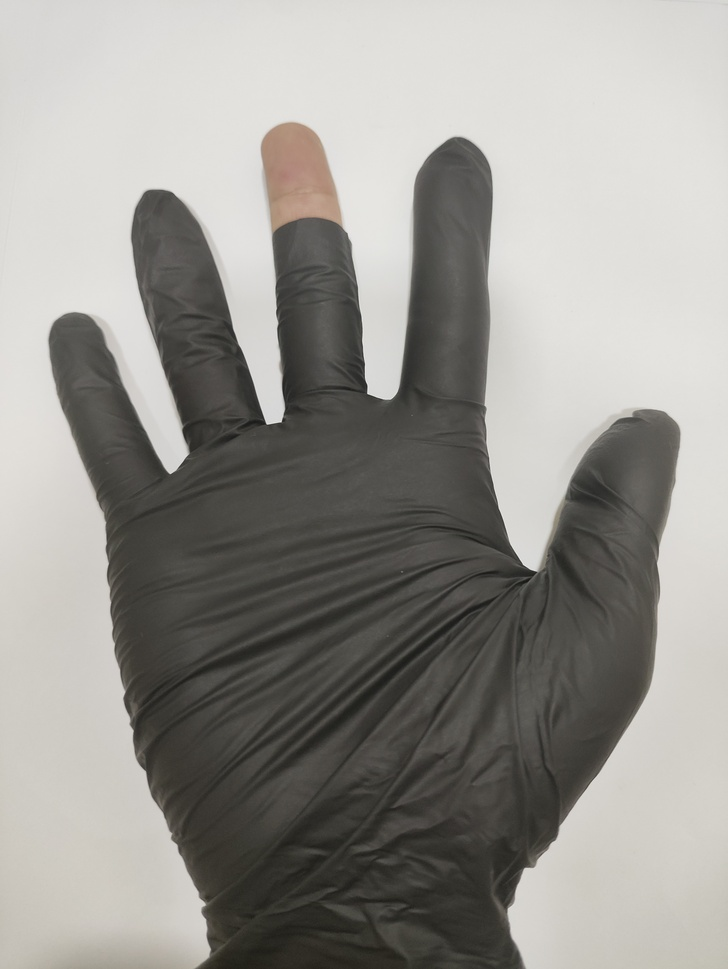
#> input picture img/Finger_Not_Enough/Nitrile_Finger_Not_Enough_1.jpg, 728 x 969 px, shrunk from 3472 x 4624 before the run
$ python -i segmentation.py   (imports and definitions only)
#> lines starting #> are read from the running program, lines starting #| are printed output that depends on the picture; after the words box and inside, x2 and y2 are one past the last pixel; in counts of white or black regions, pixels touching at a corner belong together
from __future__ import annotations

from dataclasses import dataclass
from typing import List, Optional, Tuple

import cv2
import numpy as np

from .config import SegmentationConfig


@dataclass
class SegmentationResult:
    mask: np.ndarray
    mask_raw: np.ndarray
    contour: np.ndarray
    bbox: Tuple[int, int, int, int]
    area: float
    cue: str = "unknown"

    @property
    def holes_mask(self) -> np.ndarray:
        return cv2.subtract(self.mask, self.mask_raw)


# [10 lines left out: function estimate_background_lab, not called in this run]


def _background_surface(image: np.ndarray, border_fraction: float):
    lab = cv2.cvtColor(image, cv2.COLOR_BGR2LAB).astype(np.float32)
    h, w = lab.shape[:2]
    b = max(3, int(round(min(h, w) * border_fraction)))

    border = np.zeros((h, w), bool)
    border[:b, :] = True
    border[-b:, :] = True
    border[:, :b] = True
    border[:, -b:] = True

    ys, xs = np.where(border)
    values = lab[border]
    median = np.median(values, axis=0)
    chroma = np.linalg.norm(values[:, 1:] - median[1:], axis=1)
    light = np.abs(values[:, 0] - median[0])
    keep = (chroma <= np.percentile(chroma, 70)) & (light <= np.percentile(light, 75))
    if np.count_nonzero(keep) < 300:
        keep[:] = True

    x = xs[keep].astype(np.float32) / max(w - 1, 1)
    y = ys[keep].astype(np.float32) / max(h - 1, 1)
    design = np.stack([np.ones_like(x), x, y, x * x, y * y, x * y], axis=1)

    yy, xx = np.mgrid[0:h, 0:w].astype(np.float32)
    xn = xx / max(w - 1, 1)
    yn = yy / max(h - 1, 1)
    full = np.stack([np.ones_like(xn), xn, yn, xn * xn, yn * yn, xn * yn], axis=-1)

    model = np.zeros_like(lab)
    for ch in range(3):
        coef, *_ = np.linalg.lstsq(design, values[keep, ch], rcond=None)
        model[:, :, ch] = np.tensordot(full, coef, axes=([2], [0]))
    return lab, model


def _texture(image: np.ndarray, window: int) -> np.ndarray:
    l = cv2.cvtColor(image, cv2.COLOR_BGR2LAB)[:, :, 0].astype(np.float32)
    mean = cv2.blur(l, (window, window))
    mean2 = cv2.blur(l * l, (window, window))
    return np.sqrt(np.maximum(mean2 - mean * mean, 0.0))


def _cleanup(mask: np.ndarray, cfg: SegmentationConfig) -> np.ndarray:
    op = cv2.getStructuringElement(cv2.MORPH_ELLIPSE, (cfg.open_kernel, cfg.open_kernel))
    cl = cv2.getStructuringElement(cv2.MORPH_ELLIPSE, (cfg.close_kernel, cfg.close_kernel))
    out = cv2.morphologyEx(mask, cv2.MORPH_OPEN, op)
    return cv2.morphologyEx(out, cv2.MORPH_CLOSE, cl)


def _largest(mask: np.ndarray):
    contours, _ = cv2.findContours(mask, cv2.RETR_EXTERNAL, cv2.CHAIN_APPROX_NONE)
    if not contours:
        return None, None
    contour = max(contours, key=cv2.contourArea)
    solid = np.zeros_like(mask)
    cv2.drawContours(solid, [contour], -1, 255, cv2.FILLED)
    return solid, contour


def _candidate(mask: np.ndarray, cue: str, cfg: SegmentationConfig):
    cleaned = _cleanup(mask, cfg)
    count, labels, stats, centres = cv2.connectedComponentsWithStats(cleaned)
    if count <= 1:
        return None

    h, w = cleaned.shape
    best = None
    for label in range(1, count):
        area = int(stats[label, cv2.CC_STAT_AREA])
        if area < 0.03 * h * w:
            continue
        cx, cy = centres[label]
        centre_penalty = ((cx - w / 2) / w) ** 2 + ((cy - h / 2) / h) ** 2
        score = area / float(h * w) - 0.20 * centre_penalty
        if best is None or score > best[0]:
            best = (score, label)
    if best is None:
        return None

    raw = np.where(labels == best[1], 255, 0).astype(np.uint8)
    solid, contour = _largest(raw)
    if contour is None:
        return None
    area = float(cv2.contourArea(contour))
    frac = area / float(h * w)
    if not (cfg.min_area_fraction <= frac <= cfg.max_area_fraction):
        return None
    return SegmentationResult(solid, raw, contour, cv2.boundingRect(contour), area, cue)


def _tip_count(mask: np.ndarray, contour: np.ndarray) -> int:
    dist = cv2.distanceTransform(mask, cv2.DIST_L2, 5)
    _, radius, _, centre = cv2.minMaxLoc(dist)
    if radius <= 1:
        return 0

    hull = cv2.convexHull(contour)
    points = []
    for p in hull[:, 0]:
        x, y = int(p[0]), int(p[1])
        d = float(np.hypot(x - centre[0], y - centre[1]))
        if d >= 1.35 * radius:
            points.append((d, (x, y)))
    points.sort(reverse=True)

    kept = []
    gap = 0.45 * radius
    for _, p in points:
        if all(np.hypot(p[0] - q[0], p[1] - q[1]) >= gap for q in kept):
            kept.append(p)
        if len(kept) >= 5:
            break
    return len(kept)


def _quality(image: np.ndarray, seg, residual_l: np.ndarray,
             residual_c: np.ndarray, texture: np.ndarray) -> float:
    if seg is None:
        return -999.0

    h, w = image.shape[:2]
    active = seg.mask > 0
    if not np.any(active):
        return -999.0

    shadow = (residual_l < -18) & (residual_c < 3.5)
    smooth_bg = (residual_c < 2.8) & (texture < np.percentile(texture, 45))
    shadow_frac = float(np.mean(shadow[active]))
    bg_frac = float(np.mean(smooth_bg[active]))
    border_count = (np.count_nonzero(active[0, :]) + np.count_nonzero(active[-1, :])
                    + np.count_nonzero(active[:, 0]) + np.count_nonzero(active[:, -1]))
    border_frac = border_count / max(2.0 * (h + w), 1.0)

    x, y, bw, bh = seg.bbox
    span = 0.5 * (bw / w + bh / h)
    tips = _tip_count(seg.mask, seg.contour)
    area_frac = seg.area / float(h * w)

    gray = cv2.cvtColor(image, cv2.COLOR_BGR2GRAY)
    edges = cv2.dilate(cv2.Canny(gray, 40, 120), np.ones((3, 3), np.uint8))
    boundary = np.zeros((h, w), np.uint8)
    cv2.drawContours(boundary, [seg.contour], -1, 255, 2)
    edge_support = np.count_nonzero((boundary > 0) & (edges > 0)) / max(np.count_nonzero(boundary), 1)

    return (
        1.2 * span
        + 0.13 * min(tips, 5)
        + 0.8 * edge_support
        - 3.0 * shadow_frac
        - 2.0 * bg_frac
        - 5.0 * border_frac
        - 1.2 * abs(area_frac - 0.28)
    )


def _skin_mask(image: np.ndarray) -> np.ndarray:
    hsv = cv2.cvtColor(image, cv2.COLOR_BGR2HSV)
    ycc = cv2.cvtColor(image, cv2.COLOR_BGR2YCrCb)
    hue, sat, val = cv2.split(hsv)
    _, cr, cb = cv2.split(ycc)

    mask = (
        (hue <= 25)
        & (sat >= 25)
        & (sat <= 180)
        & (val >= 75)
        & (cr >= 133)
        & (cr <= 180)
        & (cb >= 70)
        & (cb <= 135)
    ).astype(np.uint8) * 255

    mask = cv2.morphologyEx(mask, cv2.MORPH_OPEN,
                            cv2.getStructuringElement(cv2.MORPH_ELLIPSE, (5, 5)))
    return cv2.morphologyEx(mask, cv2.MORPH_CLOSE,
                            cv2.getStructuringElement(cv2.MORPH_ELLIPSE, (11, 11)))


def find_forearm_component(image: np.ndarray, glove_mask: np.ndarray):
    skin = _skin_mask(image)
    h, w = glove_mask.shape
    count, labels, stats, _ = cv2.connectedComponentsWithStats(skin)

    pad = max(9, int(round(0.035 * min(h, w))))
    near = cv2.dilate(
        glove_mask,
        cv2.getStructuringElement(cv2.MORPH_ELLIPSE, (2 * pad + 1, 2 * pad + 1)),
    ) > 0

    best = None
    for label in range(1, count):
        x, y, bw, bh, area = map(int, stats[label])
        if area < 0.003 * h * w:
            continue
        comp = labels == label
        close = int(np.count_nonzero(comp & near))
        if close < max(20, int(0.002 * h * w)):
            continue

        contacts = {
            "top": int(np.count_nonzero(comp[0, :])),
            "bottom": int(np.count_nonzero(comp[-1, :])),
            "left": int(np.count_nonzero(comp[:, 0])),
            "right": int(np.count_nonzero(comp[:, -1])),
        }
        side = max(contacts, key=contacts.get)
        border = contacts[side]
        if border <= 0:
            continue

        score = close + 0.25 * area + 20.0 * border
        if best is None or score > best[0]:
            best = (score, side, comp, (x, y, bw, bh), contacts)

    if best is not None:
        _, side, comp, bbox, contacts = best
        return side, comp.astype(np.uint8) * 255, bbox, contacts

    contours, _ = cv2.findContours(glove_mask, cv2.RETR_EXTERNAL, cv2.CHAIN_APPROX_SIMPLE)
    if not contours:
        return "bottom", None, None, {"top": 0, "bottom": 0, "left": 0, "right": 0}

    x, y, bw, bh = cv2.boundingRect(max(contours, key=cv2.contourArea))
    gaps = {"top": y, "bottom": h - y - bh, "left": x, "right": w - x - bw}
    side = min(gaps, key=gaps.get)
    return side, None, None, {"top": 0, "bottom": 0, "left": 0, "right": 0}


def _trim_arm(mask: np.ndarray, image: np.ndarray) -> np.ndarray:
    side, component, _, _ = find_forearm_component(image, mask)
    if component is None:
        return mask

    h, w = mask.shape
    out = mask.copy()
    skin = component > 0

    if side in ("top", "bottom"):
        ratios = np.zeros(h, np.float32)
        for y in range(h):
            row = mask[y] > 0
            ratios[y] = np.count_nonzero(skin[y] & row) / max(np.count_nonzero(row), 1)
        order = range(h - 1, -1, -1) if side == "bottom" else range(h)
    else:
        ratios = np.zeros(w, np.float32)
        for x in range(w):
            col = mask[:, x] > 0
            ratios[x] = np.count_nonzero(skin[:, x] & col) / max(np.count_nonzero(col), 1)
        order = range(w - 1, -1, -1) if side == "right" else range(w)

    seen = False
    streak = 0
    cut = None
    for pos in order:
        ratio = float(ratios[pos])
        if ratio > 0.45:
            seen = True
            streak = 0
        elif seen and ratio < 0.20:
            streak += 1
            if streak >= 8:
                cut = pos
                break
        else:
            streak = 0

    if cut is None:
        return out

    margin = max(2, int(round(0.012 * (h if side in ("top", "bottom") else w))))
    if side == "bottom":
        out[min(h, cut + 8 + margin):, :] = 0
    elif side == "top":
        out[:max(0, cut - 8 - margin), :] = 0
    elif side == "right":
        out[:, min(w, cut + 8 + margin):] = 0
    else:
        out[:, :max(0, cut - 8 - margin)] = 0
    return out


# [43 lines left out: functions _grow_light_mask, _edge_repair, not called in this run]


def _fill_small_holes(raw: np.ndarray, solid: np.ndarray,
                      cfg: SegmentationConfig, area: float) -> np.ndarray:
    holes = cv2.subtract(solid, raw)
    contours, _ = cv2.findContours(holes, cv2.RETR_EXTERNAL, cv2.CHAIN_APPROX_SIMPLE)
    out = raw.copy()
    limit = cfg.min_hole_area_fraction * area
    for contour in contours:
        if cv2.contourArea(contour) < limit:
            cv2.drawContours(out, [contour], -1, 255, cv2.FILLED)
    return out


def _finalise(mask: np.ndarray, cue: str, cfg: SegmentationConfig):
    cleaned = cv2.morphologyEx(mask, cv2.MORPH_OPEN,
                               cv2.getStructuringElement(cv2.MORPH_ELLIPSE, (3, 3)))
    count, labels, stats, centres = cv2.connectedComponentsWithStats(cleaned)
    if count <= 1:
        return None

    h, w = cleaned.shape
    best = None
    for label in range(1, count):
        area = int(stats[label, cv2.CC_STAT_AREA])
        if area < 0.02 * h * w:
            continue
        cx, cy = centres[label]
        centre_penalty = ((cx - w / 2) / w) ** 2 + ((cy - h / 2) / h) ** 2
        score = area / float(h * w) - 0.20 * centre_penalty
        if best is None or score > best[0]:
            best = (score, label)
    if best is None:
        return None

    raw = np.where(labels == best[1], 255, 0).astype(np.uint8)
    solid, contour = _largest(raw)
    if contour is None:
        return None

    area = float(cv2.contourArea(contour))
    if area < cfg.min_area_fraction * h * w:
        return None

    raw = _fill_small_holes(raw, solid, cfg, area)
    return SegmentationResult(solid, raw, contour, cv2.boundingRect(contour), area, cue)


def segment_glove(image: np.ndarray, config: Optional[SegmentationConfig] = None,
                  mode: str = "default") -> Optional[SegmentationResult]:
    cfg = config or SegmentationConfig()
    lab, model = _background_surface(image, cfg.illumination_border_fraction)
    hsv = cv2.cvtColor(image, cv2.COLOR_BGR2HSV)
    texture = _texture(image, cfg.texture_window)

    residual_l = lab[:, :, 0] - model[:, :, 0]
    residual_c = np.linalg.norm(lab[:, :, 1:] - model[:, :, 1:], axis=2)

    centre = hsv[
        image.shape[0] // 3:2 * image.shape[0] // 3,
        image.shape[1] // 3:2 * image.shape[1] // 3,
        2,
    ]
    light_glove = float(np.median(centre)) > 105.0

    abs_score = np.sqrt((residual_l / 8.0) ** 2 + (residual_c / 4.0) ** 2)
    abs_u8 = cv2.normalize(abs_score, None, 0, 255, cv2.NORM_MINMAX).astype(np.uint8)
    _, abs_mask = cv2.threshold(abs_u8, 0, 255, cv2.THRESH_BINARY + cv2.THRESH_OTSU)

    if light_glove:
        signed = (((residual_l > 12.0) & (residual_c > 2.5))
                  | ((residual_c > 4.5) & (residual_l > -12.0)))
        signed &= ~((residual_c < 3.0) & (texture < np.percentile(texture, 50)))
    else:
        signed = ((residual_l < -28.0) | ((residual_c > 5.0) & (residual_l < -8.0)))
    signed = signed.astype(np.uint8) * 255

    saturation = hsv[:, :, 1]
    value = hsv[:, :, 2]
    _, s_mask = cv2.threshold(saturation, 0, 255, cv2.THRESH_BINARY + cv2.THRESH_OTSU)
    _, v_mask = cv2.threshold(value, 0, 255, cv2.THRESH_BINARY + cv2.THRESH_OTSU)

    masks = [
        ("signed", signed),
        ("background", abs_mask),
        ("saturation", s_mask),
        ("value", v_mask),
        ("value_inverted", cv2.bitwise_not(v_mask)),
    ]

    candidates = []
    for name, mask in masks:
        seg = _candidate(mask, name, cfg)
        if seg is not None:
            candidates.append((name, seg, _quality(image, seg, residual_l, residual_c, texture)))
    if not candidates:
        return None

    candidates.sort(key=lambda x: x[2], reverse=True)
    name, selected, _ = candidates[0]

    raw = selected.mask_raw.copy()
    area_fraction = selected.area / float(image.shape[0] * image.shape[1])
    if not light_glove:
        raw = _trim_arm(raw, image)
    elif mode == "beading":
        raw = _edge_repair(image, raw)
    elif area_fraction < 0.18:
        raw = _grow_light_mask(raw, residual_l, residual_c)

    result = _finalise(raw, name, cfg)
    return result if result is not None else selected

>>> import cv2
>>> picture = cv2.imread('../../img/Finger_Not_Enough/Nitrile_Finger_Not_Enough_1.jpg')
#> picture is the input picture: shape (969, 728, 3); mean B, G, R 144.7, 149.6, 151.4
>>> result = segment_glove(picture)
#> in _background_surface, `lab = cv2.cvtColor(image, cv2.COLOR_BGR2LAB).astype(np.float32)`:
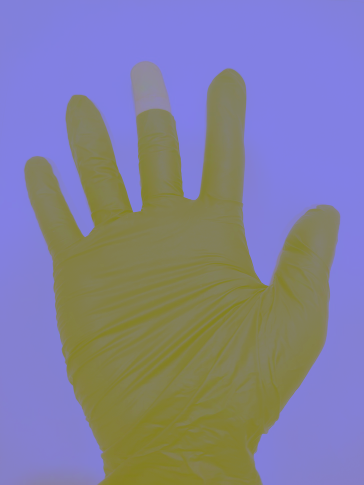
#> lab: shape (969, 728, 3) float32 (shown at 1/2 size); mean B, G, R 154.4, 128.1, 130.5
#> in _background_surface, `median = np.median(values, axis=0)`: median = [220, 128, 131]
#> the loop in _background_surface, `for ch in range(3):` made 3 passes
#> coef on passes 1 to 3: [219.4, 26.9, 28.97, -26.06, -54.87, 5.95], [128.1, -0.51, -0.811, 0.461, 0.885, -0.114], [129.9, -0.274, 1.13, 0.378, 2.06, -0.732]
#> in segment_glove, `centre = hsv[ image.shape[0] // 3:2 * image.shape[0] // 3, image.shape..`:
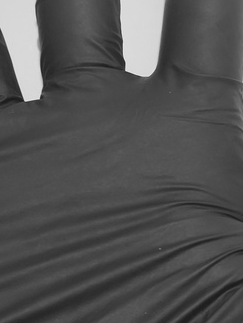
#> centre: shape (323, 243); min 27, max 240, mean 82.5
#> in segment_glove, `light_glove = float(np.median(centre)) > 105.0`: light_glove = False
#> in segment_glove, `_, v_mask = cv2.threshold(value, 0, 255, cv2.THRESH_BINARY + cv2.THRES..`:
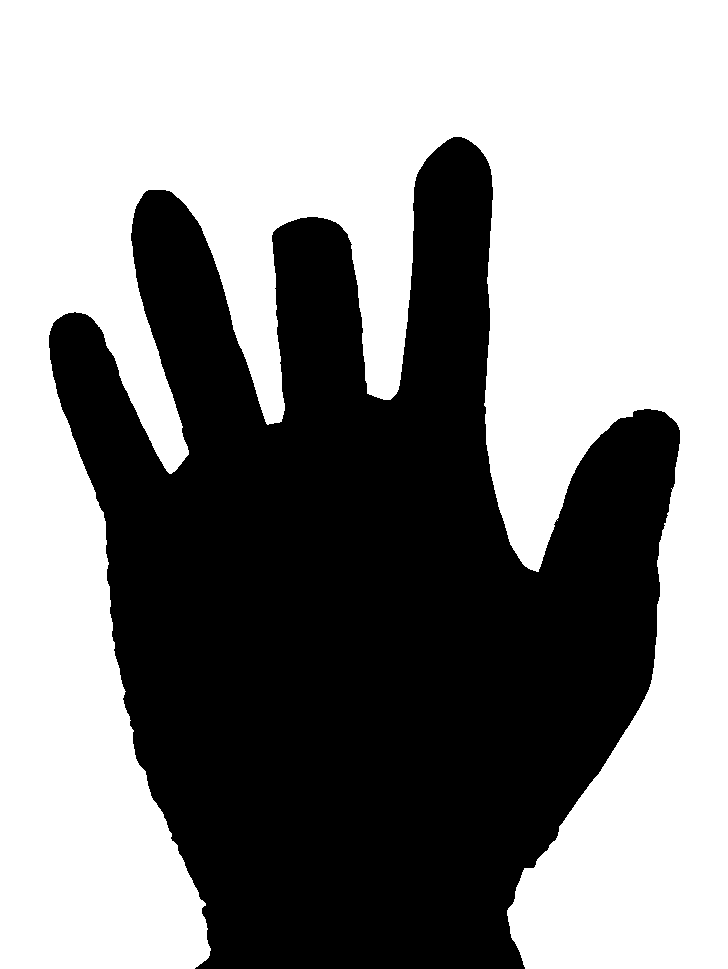
#> v_mask: shape (969, 728); 55.6% white; 1 black region, box (x1, y1, x2, y2) and area: (49, 137, 680, 969) 313220
#> the loop in segment_glove, `for name, mask in masks:` made 5 passes
#> (name, count in _candidate, stats in _candidate, centres in _candidate, area in _candidate, frac in _candidate, shadow_frac in _quality, bg_frac in _quality) on passes 2, 5: ('background', 2, [[0, 0, 728, 969, 388169], [49, 127, 631, 842, 317263]], [[368.9, 394.4], [356.9, 593.7]], 315280, 0.447, 0.986, 0.00157), ('value_inverted', 2, [[0, 0, 728, 969, 392160], [49, 137, 631, 832, 313272]], [[368.2, 391.9], [357.7, 599.3]], 311435.5, 0.441, 0.998, 0.00159)
#> pass 1, in _candidate, `count, labels, stats, centres = cv2.connectedComponentsWithStats(clean..`:
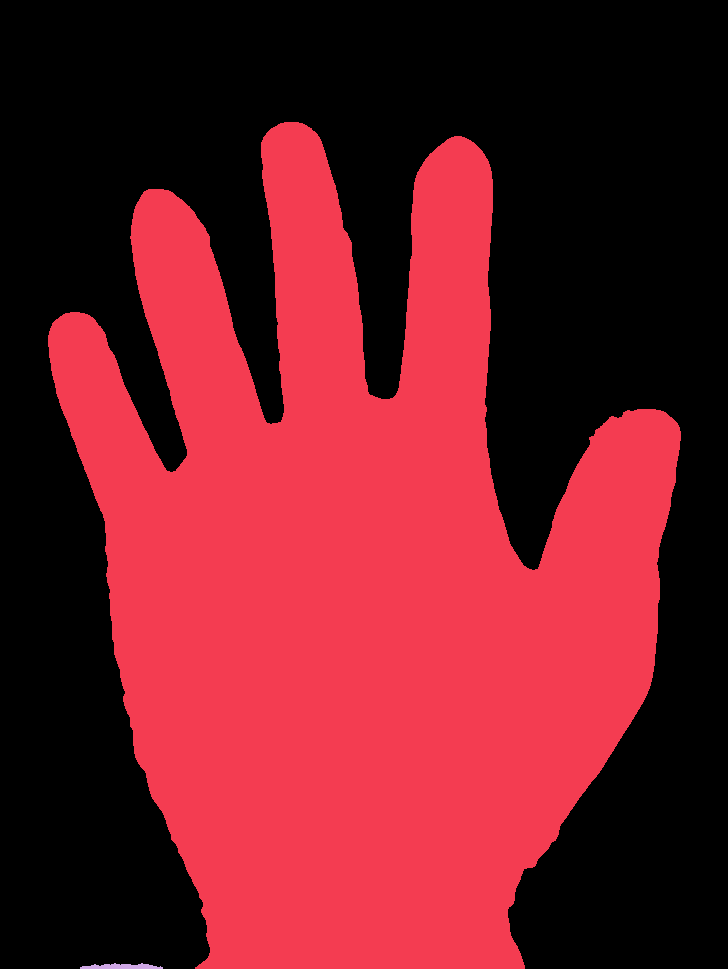
#> labels: shape (969, 728) int32; 3 distinct labels, from 0 to 2; one colour per label, 0 black
#> after the loop in segment_glove, `for name, mask in masks:`: candidates = 5 items
#> in segment_glove, `name, selected, _ = candidates[0]`: name = 'signed'
#> in segment_glove, `area_fraction = selected.area / float(image.shape[0] * image.shape[1])`: area_fraction = 0.455
#> in find_forearm_component, `count, labels, stats, _ = cv2.connectedComponentsWithStats(skin)`: count = 2; stats = [[0, 0, 728, 969, 699017], [261, 122, 82, 110, 6415]]
#> in find_forearm_component, `near = cv2.dilate( glove_mask, cv2.getStructuringElement(cv2.MORPH_ELL..`:
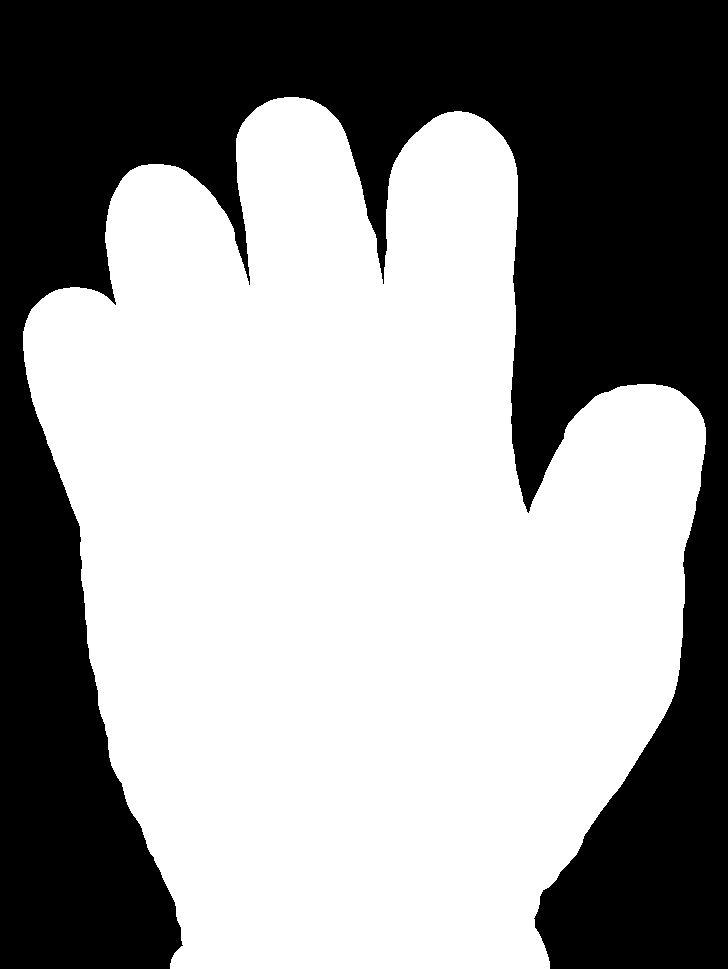
#> near: shape (969, 728) bool; 58.7% white; 1 black region, box (x1, y1, x2, y2) and area: (0, 0, 728, 969) 291614
#> the loop in find_forearm_component, `for label in range(1, count):` made 1 pass
#> (x, y, bw, bh, area, close, contacts, side) on pass 1: (261, 122, 82, 110, 6415, 6415, {'top': 0, 'bottom': 0, 'left': 0, 'right': 0}, 'top')
#> in find_forearm_component, `contours, _ = cv2.findContours(glove_mask, cv2.RETR_EXTERNAL, cv2.CHAI..`: contours = 1 contour; box (x1, y1, x2, y2) and area: (48, 122, 681, 969) 320944
#> in find_forearm_component, `x, y, bw, bh = cv2.boundingRect(max(contours, key=cv2.contourArea))`: x = 48; bw = 633; bh = 847
#> in find_forearm_component, `gaps = {"top": y, "bottom": h - y - bh, "left": x, "right": w - x - bw}`: gaps = {'top': 122, 'bottom': 0, 'left': 48, 'right': 47}
#> in find_forearm_component, `side = min(gaps, key=gaps.get)`: side = 'bottom'
#> in _finalise, `count, labels, stats, centres = cv2.connectedComponentsWithStats(clean..`: count = 2; stats = [[0, 0, 728, 969, 382562], [48, 122, 633, 847, 322870]]; centres = [[369.4, 395.3], [356.5, 589.1]]
#> the loop in _finalise, `for label in range(1, count):` made 1 pass
#> (area, cx, cy, centre_penalty, score, best) on pass 1: (322870, 356.5, 589.1, 0.0118, 0.455, (0.455, 1))
#> in _largest (call 6), `contours, _ = cv2.findContours(mask, cv2.RETR_EXTERNAL, cv2.CHAIN_APPR..`: contours = 1 contour; box (x1, y1, x2, y2) and area: (48, 122, 681, 969) 320939
#> in _finalise, `solid, contour = _largest(raw)`: contour = contour of 3860 points, box (x1, y1, x2, y2) (48, 122, 681, 969), area 320939
#> in _finalise, `area = float(cv2.contourArea(contour))`: area = 320939
#> in _fill_small_holes, `contours, _ = cv2.findContours(holes, cv2.RETR_EXTERNAL, cv2.CHAIN_APP..`: contours = []
#> in _fill_small_holes, `limit = cfg.min_hole_area_fraction * area`: limit = 128.4
